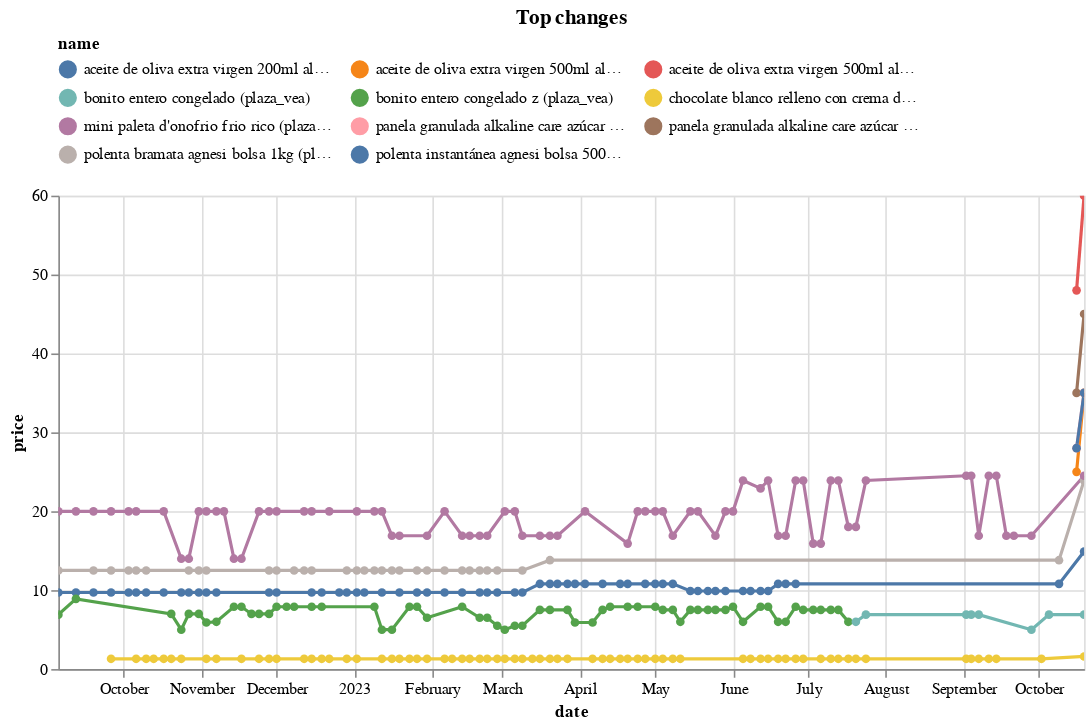

Write notebook code for a chart like this one.
### Code cell
top_changes.head(10).pipe(plot_changes, 'Top changes')

### Figure 1 — Vega-Lite specification as saved in the notebook (floating-point values rounded to 4 significant figures; data arrays with more than 128 entries replaced by an {"elided": "..."} marker saying what was removed)
{"config": {"view": {"continuousWidth": 300, "continuousHeight": 300}, "legend": {"columns": 3, "orient": "top"}}, "data": {"name": "data-96d18f13c9eda1e7bba2df471c65b6cd"}, "mark": {"type": "line", "point": true}, "encoding": {"color": {"field": "name", "scale": {"domain": ["aceite de oliva extra virgen 200ml alkaline care x 2 (plaza_vea)", "aceite de oliva extra virgen 500ml alkaline care (plaza_vea)", "aceite de oliva extra virgen 500ml alkaline care x 2 (plaza_vea)", "bonito entero congelado (plaza_vea)", "bonito entero congelado z (plaza_vea)", "chocolate blanco relleno con crema de maní princesa empaque 30g (plaza_vea)", "mini paleta d'onofrio frio rico (plaza_vea)", "panela granulada alkaline care azúcar orgánica 2kg (plaza_vea)", "panela granulada alkaline care azúcar orgánica 3kg (plaza_vea)", "polenta bramata agnesi bolsa 1kg (plaza_vea)", "polenta instantánea agnesi bolsa 500g (plaza_vea)"]}, "type": "nominal"}, "tooltip": [{"field": "name", "type": "nominal"}, {"field": "price", "type": "quantitative"}, {"field": "last_price", "type": "quantitative"}], "x": {"field": "date", "type": "temporal"}, "y": {"field": "price", "type": "quantitative"}}, "params": [{"name": "param_1", "select": {"type": "point", "fields": ["name"]}, "bind": "legend"}, {"name": "param_2", "select": {"type": "interval", "encodings": ["x", "y"]}, "bind": "scales"}], "title": "Top changes", "transform": [{"filter": {"param": "param_1"}}], "width": 650, "$schema": "https://vega.github.io/schema/vega-lite/v5.15.1.json", "datasets": {"data-96d18f13c9eda1e7bba2df471c65b6cd": {"elided": "317 records"}}}
